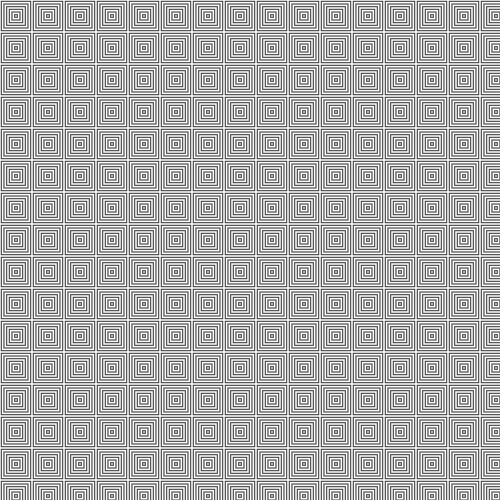
#> input picture patterns/001.jpg, 1000 x 1000 px, given as the content of the folder ./label/imgs/, which was not available (shown at 1/2 size)
$ python featureDtc.py   (older library calls are emulated)
#> lines starting #> are read from the running program, lines starting #| are printed output that depends on the picture; pictures that were not available may be replaced by others from this repository, and a replacement may not be noted
### basicImgPcs.py
import cv2
import numpy as np
import copy
import sys
import matplotlib.pyplot as plt
from random import randint

ROOTDIR = './data/rawdata/'
INPUT = './data/input/'
OUTPUT = './data/valid/'
MASKDIR = './data/mask/'

COLORLEVELS = ["FF7700", "FFAAAA", "99CCCC", "FF9999", "996699", "0099CC"]
PATH = 1
IMG  = 0

# [5 lines left out: function lmt, not called in this run]


def Hex2RGB(strInput):
    return tuple(int(strInput[i:i + 2], 16) for i in (0, 2, 4))

def GetImg(imgPath, mode):
#> called with imgPath = '_only/001.jpg', mode = 1
    if mode == IMG:
        img = imgPath
    if mode == PATH:
        img = cv2.imread(imgPath, 0)
#> img is the input picture: shape (1000, 1000); min 60, max 255, mean 173.3
    return img

#Erosion function for cv2.
# [193 lines left out: functions Erosion, Dilation, FloodFill, FillinPattern, RectInsideTest, gabor_fn and 2 more, not called in this run]

# [9 lines that do not run on import are left out]
    # [4 lines of commented-out code are left out]

### featureDtc.py
import cv2
import numpy as np
import sys
import os
import math

from sklearn.decomposition import PCA
from sklearn.preprocessing import normalize
from skimage.filters import gabor
from basicImgPcs import *

MEMORYLMT = True
SHOWIMG = True

def ShowAndWait(name, img):
    if SHOWIMG == False:
        return
    cv2.imshow(name, img)
    cv2.waitKey(0)
    cv2.destroyAllWindows()

def GaborFilter():
    gabor = []
    for i in range(0, 6):
        gabor.append([])
        for j in range(0, 7):
            gaborFilter = cv2.getGaborKernel((10, 10), 15, np.deg2rad(i*15), (j+1)*5, 1)
            display = (127*(gaborFilter / np.max(gaborFilter)) + 127).astype(np.uint8)
            gabor[i].append(gaborFilter)
    return gabor

# [30 lines left out: function GaborFilter2, not called in this run]

def loadImages(folder):
    matches = []
    for root, dirnames, filenames in os.walk(folder):
        for filename in filenames:
            matches.append(os.path.join(root, filename))

    return matches

#erase line in the
# [31 lines left out: functions EraseLine, GaborImagenary, GaborDisplay, not called in this run]

def Save(img, path, folder):
    filename = os.path.basename(path)
    cv2.imwrite(os.path.join(folder, filename), img)

if __name__ == "__main__":
    imgPaths = loadImages('./label/imgs/')
    linePaths = loadImages('./label/line/')
    print("load img path: ", imgPaths)
    Gabor = GaborFilter()
    img = GetImg(imgPaths[0], PATH)
    filt_real, filt_imag = gabor(img, frequency=0.6)
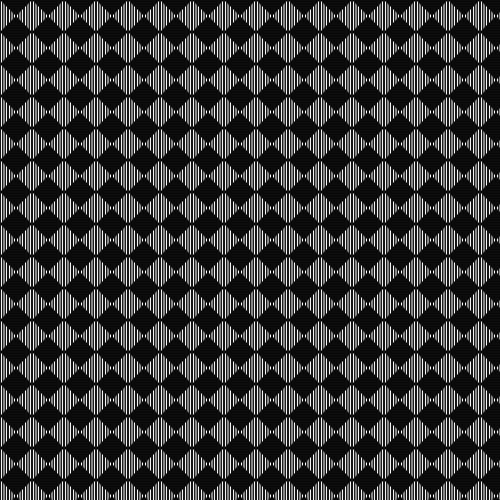
#> filt_real: shape (1000, 1000) (shown at 1/2 size); min 0, max 253, mean 58.9
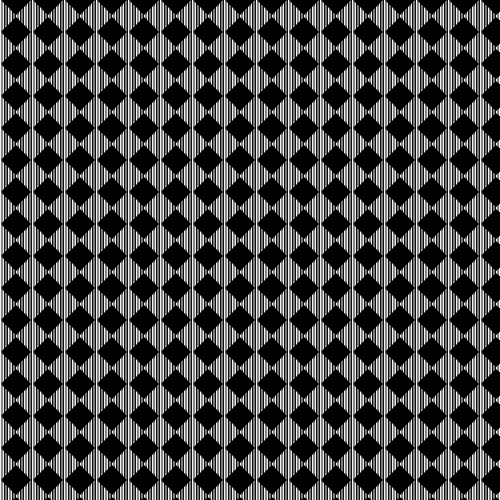
#> filt_imag: shape (1000, 1000) (shown at 1/2 size); min 0, max 255, mean 71
    ShowAndWait("imaginary part", filt_real)
    #print(GaborImagenary(sigma, theta, Lambda, psi, gamma))
    '''
    for i in range(0, len(imgPaths)):
        img = GetImg(imgPaths[i], PATH)
        lineImg =cv2.resize(GetImg(linePaths[i], PATH), img.shape)
        if MEMORYLMT:
            img = cv2.resize(img, (500, 750))
            lineImg = cv2.resize(lineImg, (500, 750))

        img = EraseLine(img, lineImg)

        result = np.empty((1, img.shape[0]*img.shape[1]))
        for kernal in range(0, len(gabor)*len(gabor[0])):
            #print(result.shape)
            result = np.append(result, GaborDisplay(img, gabor[int(kernal/len(gabor[0]))]\
                     [kernal%len(gabor[0])]), axis = 0)
        pca = PCA(n_components=3)
        pca.fit(result)
        resultPic = pca.components_.copy()
        #resultPic = 255*normalize(resultPic)
        resultPic = np.transpose(resultPic)
        resultPic = np.resize(resultPic, (img.shape[0], img.shape[1], 3))
        resultPic = cv2.normalize(resultPic, None, 0, 255, cv2.NORM_MINMAX, cv2.CV_8U)
        Save(resultPic, imgPaths[i], "./label/gaborfeature")
        ShowAndWait("result", resultPic)
    '''

$ run again, on patterns/002.jpg
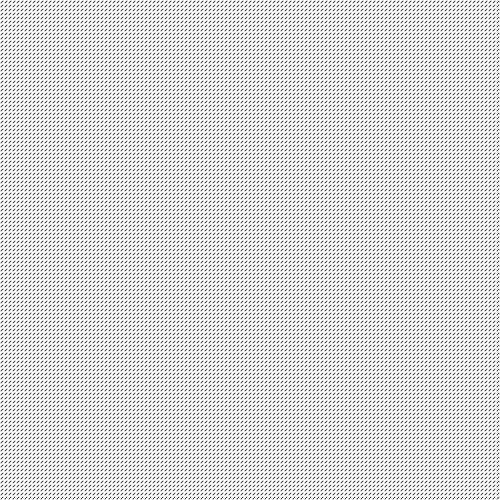
#> input picture patterns/002.jpg, 1000 x 1000 px, given as the content of the folder ./label/imgs/, which was not available (shown at 1/2 size)
#> in GetImg, img is the input picture: shape (1000, 1000); min 0, max 255, mean 215.1
#> `filt_real, filt_imag = gabor(img, frequency=0.6)`:
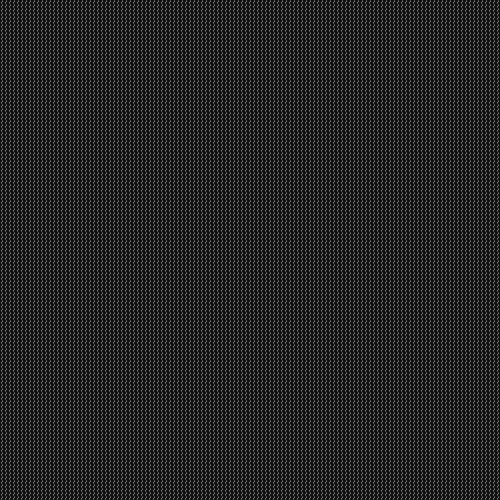
#> filt_real: shape (1000, 1000) (shown at 1/2 size); min 3, max 247, mean 37.5
#> `filt_real, filt_imag = gabor(img, frequency=0.6)`:
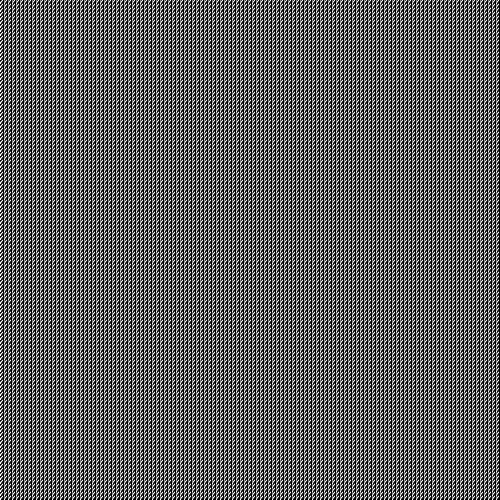
#> filt_imag: shape (1000, 1000) (shown at 1/2 size); min 0, max 255, mean 95.9
